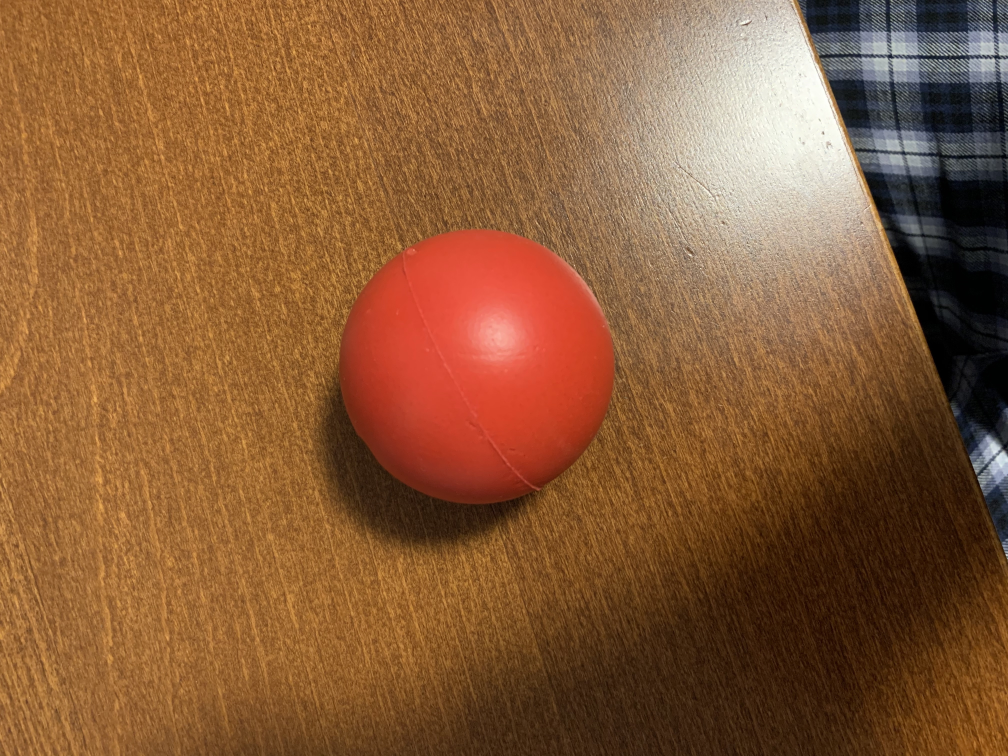
#> input picture configuration/image/ball.jpg, 4032 x 3024 px (shown at 1/4 size)
$ python hsv_value.py
#> lines starting #> are read from the running program, lines starting #| are printed output that depends on the picture; after the words box and inside, x2 and y2 are one past the last pixel; in counts of white or black regions, pixels touching at a corner belong together
"""

NOTE: to make this file run, move it to the root directory. For some reason it doesn't work when it's in this directory.

Optimal HSV Values for Red Ball:
- Hue_min: 007
- Hue_max: 179
- Sat_min: 000
- Sat_max: 255
- Val_min: 000
- Val_max: 255

Template:
- Hue_min:
- Hue_max:
- Sat_min:
- Sat_max:
- Val_min:
- Val_max:

"""

import cv2
import numpy as np

def placeholder_method(empty_variable): # empty method
    pass

# Creates a window that modifies the HSV values we are looking for.
cv2.namedWindow("TrackBar")
cv2.resizeWindow("TrackBar", 1000, 2000)
# Getting the hue (H) of the colour
cv2.createTrackbar("Hue Min", "TrackBar", 0, 179, placeholder_method)
#> slider 'Hue Min' is set to 35
cv2.createTrackbar("Hue Max", "TrackBar", 179, 179, placeholder_method)
# # Getting the saturation (S) of the colour
cv2.createTrackbar("Sat Min", "TrackBar", 0, 255, placeholder_method)
#> slider 'Sat Min' is set to 51
cv2.createTrackbar("Sat Max", "TrackBar", 255, 255, placeholder_method);
# # Getting the value (V) of the colour
cv2.createTrackbar("Val Min", "TrackBar", 0, 255, placeholder_method)
#> slider 'Val Min' is set to 51
cv2.createTrackbar("Val Max", "TrackBar", 255, 255, placeholder_method)

image_path = 'image/ball.jpg'

while True:
    image = cv2.imread(image_path)  # Gets image from directory
#> image is the input picture: shape (3024, 4032, 3); mean B, G, R 55.5, 91.2, 136.7
    image_HSV = cv2.cvtColor(image, cv2.COLOR_BGR2HSV)  # Converts the image from blue green red (BGR) to HSV
#> image_HSV: shape (3024, 4032, 3); mean H, S, V 20.5, 160, 137.6

    # Get values form the track bars
    hue_min = cv2.getTrackbarPos("Hue Min", "TrackBar")
    hue_max = cv2.getTrackbarPos("Hue Max", "TrackBar")
    sat_min = cv2.getTrackbarPos("Sat Min", "TrackBar")
    sat_max = cv2.getTrackbarPos("Sat Max", "TrackBar")
    val_min = cv2.getTrackbarPos("Val Min", "TrackBar")
    val_max = cv2.getTrackbarPos("Val Max", "TrackBar")

    # Arrays store the minimum and maximum values for each HSV value
    minimum_values = np.array([hue_min, sat_min, val_min])
    maximum_values = np.array([hue_max, sat_max, val_max])

    # Creates an image that displays the HSV colour indicated by the track bars
    HSV_specific_image = cv2.inRange(image_HSV, minimum_values, maximum_values)
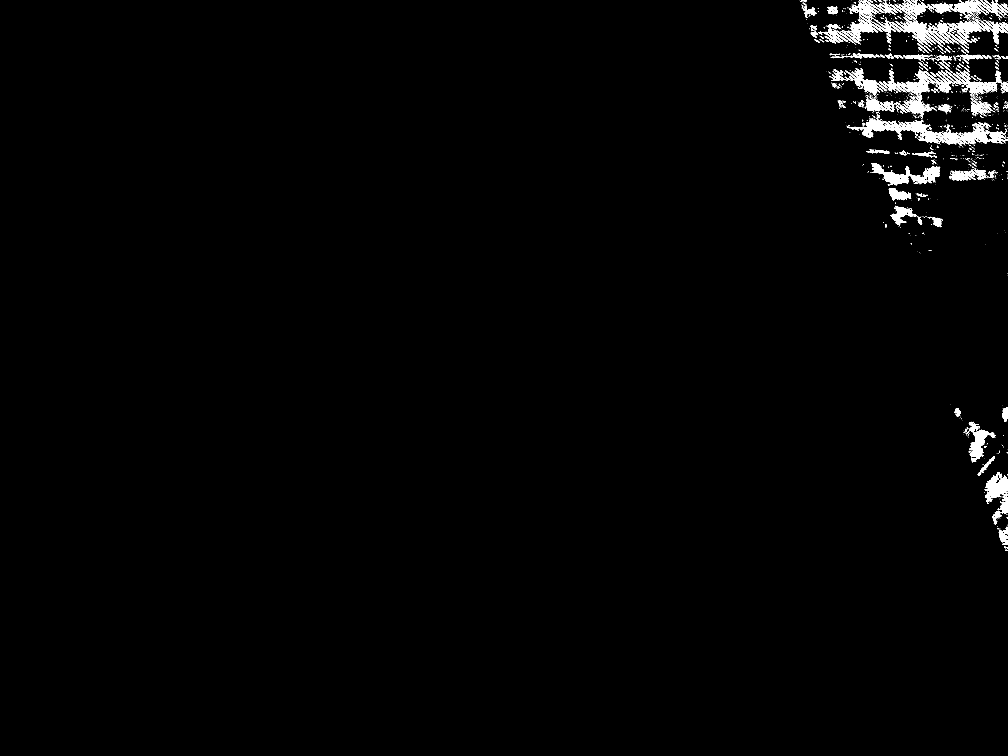
#> HSV_specific_image: shape (3024, 4032) (shown at 1/4 size); 1.3% white; 1499 white regions (1279 under 20 px), largest, box (x1, y1, x2, y2) and area: (3387, 474, 4032, 582) 20946, (3532, 278, 3809, 377) 8866, (3486, 652, 3761, 741) 8765

    # Resizes images
    HSV_image_resized = cv2.resize(image_HSV, (1000, 600))
#> HSV_image_resized: shape (600, 1000, 3); mean H, S, V 20.4, 159.9, 137.4
    HSV_specific_image_resized = cv2.resize(HSV_specific_image, (1000, 600))
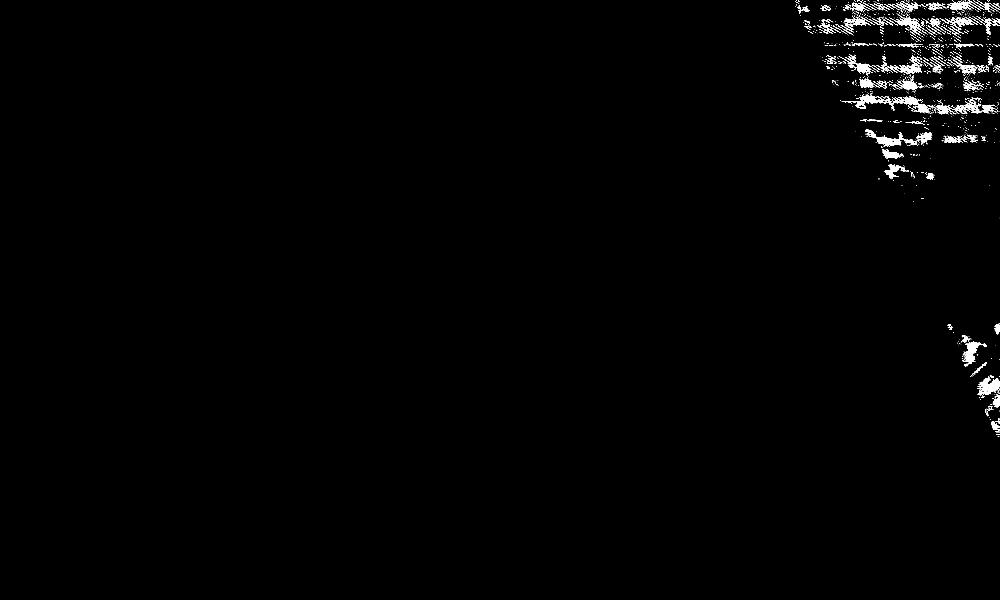
#> HSV_specific_image_resized: shape (600, 1000); min 0, max 255, mean 3.3


    # Displays images
    cv2.imshow("HSV", HSV_specific_image_resized)
    cv2.imshow("HSV Specific", HSV_image_resized)

    if cv2.waitKey(1) & 0xFF == ord('q'): # If 'q' is pressed, code ends
#> (key q is pressed here)
        break
